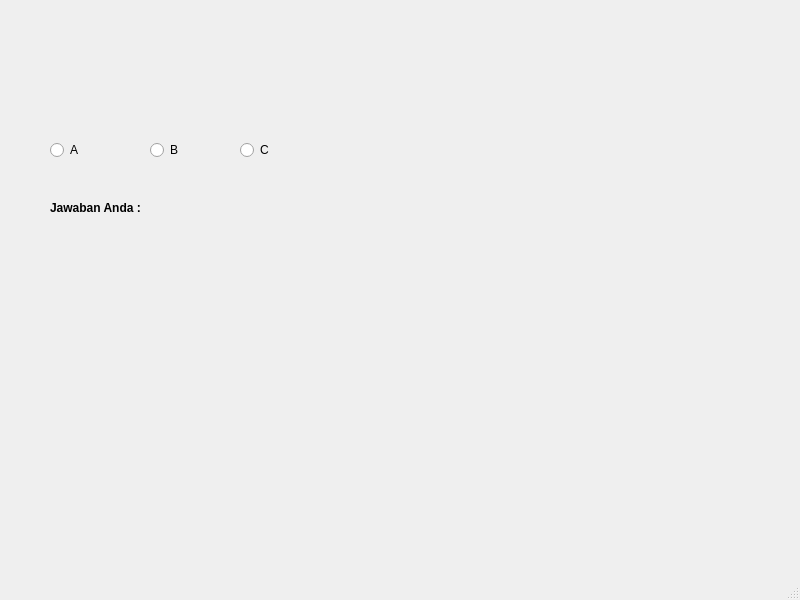
<?xml version="1.0" encoding="UTF-8"?>
<ui version="4.0">
 <class>MainWindow</class>
 <widget class="QMainWindow" name="MainWindow">
  <property name="geometry">
   <rect>
    <x>0</x>
    <y>0</y>
    <width>800</width>
    <height>600</height>
   </rect>
  </property>
  <property name="windowTitle">
   <string>MainWindow</string>
  </property>
  <widget class="QWidget" name="centralwidget">
   <widget class="QRadioButton" name="radioButton">
    <property name="geometry">
     <rect>
      <x>50</x>
      <y>140</y>
      <width>95</width>
      <height>20</height>
     </rect>
    </property>
    <property name="text">
     <string>A</string>
    </property>
   </widget>
   <widget class="QRadioButton" name="radioButton_2">
    <property name="geometry">
     <rect>
      <x>150</x>
      <y>140</y>
      <width>95</width>
      <height>20</height>
     </rect>
    </property>
    <property name="text">
     <string>B</string>
    </property>
   </widget>
   <widget class="QRadioButton" name="radioButton_3">
    <property name="geometry">
     <rect>
      <x>240</x>
      <y>140</y>
      <width>95</width>
      <height>20</height>
     </rect>
    </property>
    <property name="text">
     <string>C</string>
    </property>
   </widget>
   <widget class="QLabel" name="label">
    <property name="geometry">
     <rect>
      <x>50</x>
      <y>200</y>
      <width>151</width>
      <height>16</height>
     </rect>
    </property>
    <property name="font">
     <font>
      <weight>75</weight>
      <italic>false</italic>
      <bold>true</bold>
     </font>
    </property>
    <property name="text">
     <string>Jawaban Anda : </string>
    </property>
   </widget>
  </widget>
  <widget class="QMenuBar" name="menubar">
   <property name="geometry">
    <rect>
     <x>0</x>
     <y>0</y>
     <width>800</width>
     <height>26</height>
    </rect>
   </property>
  </widget>
  <widget class="QStatusBar" name="statusbar"/>
 </widget>
 <resources/>
 <connections/>
</ui>
